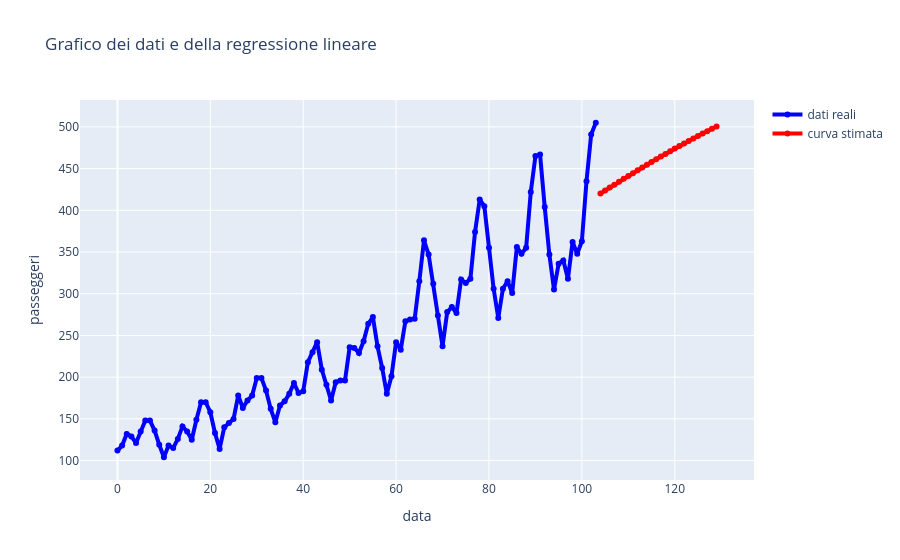

Notebook code cell kept with this figure:
### Code cell
# grafico di dati reali e curva stimata

import plotly.graph_objects as go

fig = go.Figure()

fig.add_trace(go.Scatter(
    x=x_train.reshape(-1),
    y=y_train,
    name="dati reali",
    mode='lines+markers',
    line=dict(color="blue", width=4)
))

fig.add_trace(go.Scatter(
    x=x_test.reshape(-1),
    y=pred,
    name="curva stimata",
    mode='lines+markers',
    line=dict(color="red", width=4)
))

fig.update_layout(
    title="Grafico dei dati e della regressione lineare",
    xaxis_title="data",
    yaxis_title="passeggeri",
)

fig.show()

### Figure 1 — Plotly figure (JSON) as saved in the notebook; plotly's stock layout.template omitted (floating-point values rounded to 4 significant figures)
{"data": [{"line": {"color": "blue", "width": 4}, "mode": "lines+markers", "name": "dati reali", "type": "scatter", "x": [0, 1, 2, 3, 4, 5, 6, 7, 8, 9, 10, 11, 12, 13, 14, 15, 16, 17, 18, 19, 20, 21, 22, 23, 24, 25, 26, 27, 28, 29, 30, 31, 32, 33, 34, 35, 36, 37, 38, 39, 40, 41, 42, 43, 44, 45, 46, 47, 48, 49, 50, 51, 52, 53, 54, 55, 56, 57, 58, 59, 60, 61, 62, 63, 64, 65, 66, 67, 68, 69, 70, 71, 72, 73, 74, 75, 76, 77, 78, 79, 80, 81, 82, 83, 84, 85, 86, 87, 88, 89, 90, 91, 92, 93, 94, 95, 96, 97, 98, 99, 100, 101, 102, 103], "y": [112.0, 118.0, 132.0, 129.0, 121.0, 135.0, 148.0, 148.0, 136.0, 119.0, 104.0, 118.0, 115.0, 126.0, 141.0, 135.0, 125.0, 149.0, 170.0, 170.0, 158.0, 133.0, 114.0, 140.0, 145.0, 150.0, 178.0, 163.0, 172.0, 178.0, 199.0, 199.0, 184.0, 162.0, 146.0, 166.0, 171.0, 180.0, 193.0, 181.0, 183.0, 218.0, 230.0, 242.0, 209.0, 191.0, 172.0, 194.0, 196.0, 196.0, 236.0, 235.0, 229.0, 243.0, 264.0, 272.0, 237.0, 211.0, 180.0, 201.0, 242.0, 233.0, 267.0, 269.0, 270.0, 315.0, 364.0, 347.0, 312.0, 274.0, 237.0, 278.0, 284.0, 277.0, 317.0, 313.0, 318.0, 374.0, 413.0, 405.0, 355.0, 306.0, 271.0, 306.0, 315.0, 301.0, 356.0, 348.0, 355.0, 422.0, 465.0, 467.0, 404.0, 347.0, 305.0, 336.0, 340.0, 318.0, 362.0, 348.0, 363.0, 435.0, 491.0, 505.0]}, {"line": {"color": "red", "width": 4}, "mode": "lines+markers", "name": "curva stimata", "type": "scatter", "x": [104, 105, 106, 107, 108, 109, 110, 111, 112, 113, 114, 115, 116, 117, 118, 119, 120, 121, 122, 123, 124, 125, 126, 127, 128, 129], "y": [420.2, 423.7, 427.3, 430.8, 434.3, 437.7, 441.2, 444.6, 448.0, 451.3, 454.7, 458.0, 461.2, 464.5, 467.7, 470.8, 474.0, 477.1, 480.1, 483.2, 486.2, 489.1, 492.0, 494.9, 497.7, 500.5]}], "layout": {"title": {"text": "Grafico dei dati e della regressione lineare"}, "xaxis": {"title": {"text": "data"}}, "yaxis": {"title": {"text": "passeggeri"}}}}
